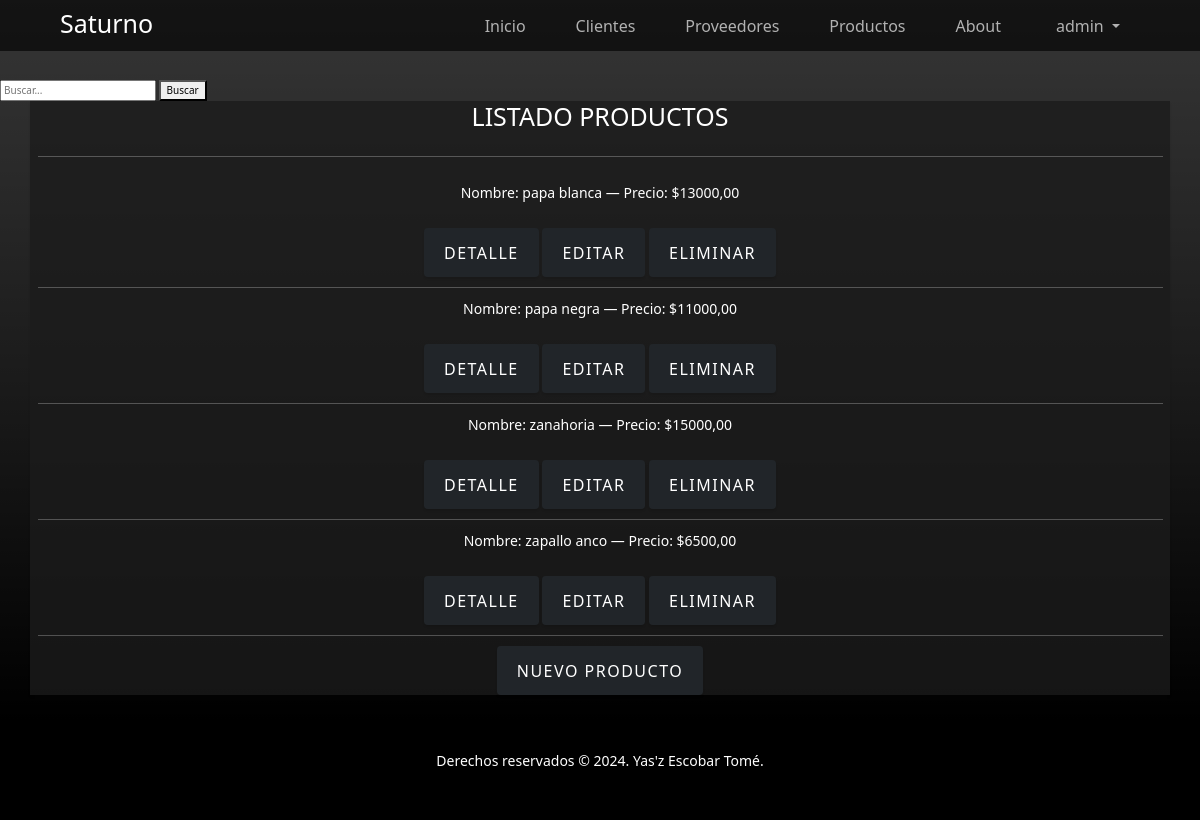
The app's page /productos (signed in), older data.
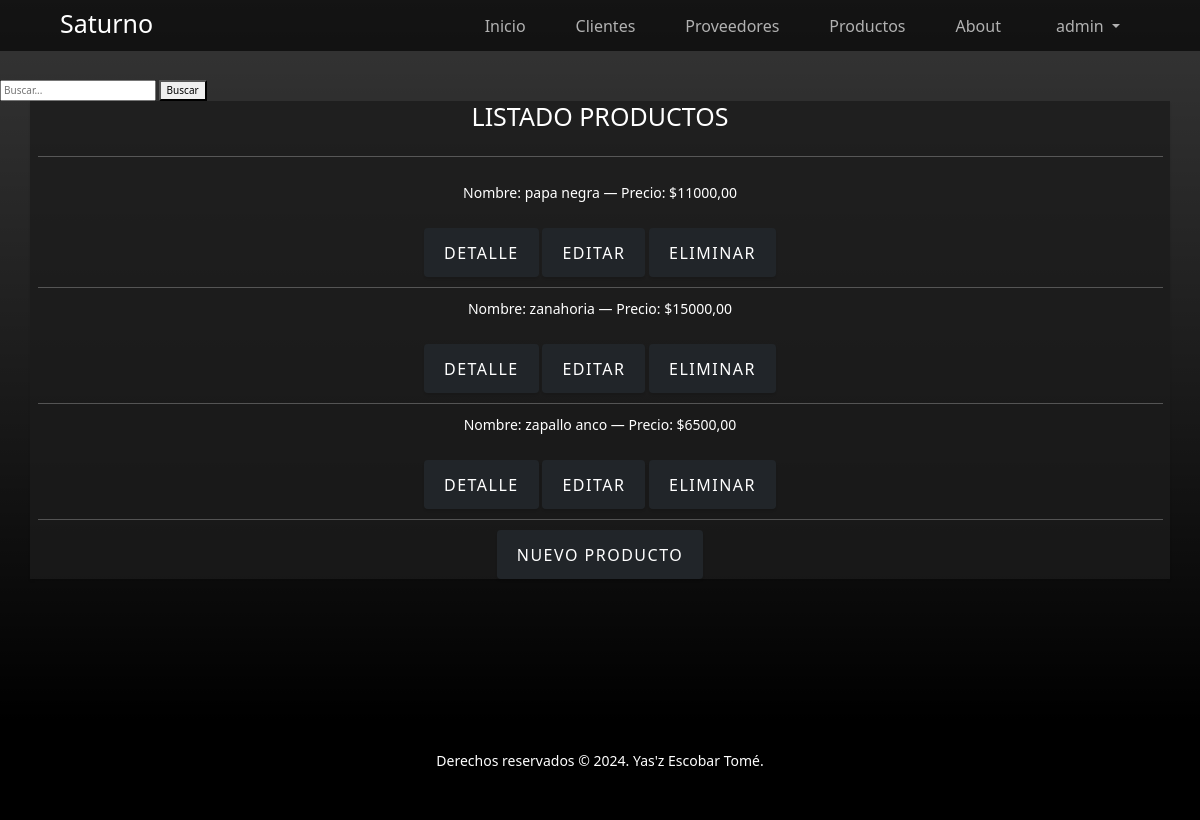
The same page, newer data.
### appcuentas/models.py (models this page shows, shortened)
class Producto(models.Model):
    nombre = models.CharField(max_length=30)
    precio = models.DecimalField(default=0.0, decimal_places=2, max_digits=10)

### appcuentas/views.py (the view)
# urls.py: path('productos', views.ProductoListView.as_view(), name='productos'),
class ProductoListView(LoginRequiredMixin, ListView):
    model = Producto
    context_object_name = 'productos'
    template_name = 'appcuentas/listar-productos.html'

### appcuentas/templates/appcuentas/listar-productos.html (shortened to what this page needs)
{% extends "appcuentas/base.html" %}
{% block main %}
<main class="page-section">
    {% block busqueda %}
        {% include 'appcuentas/busqueda.html' with page='productos' %}
    {% endblock busqueda %}
    <section class="container text-white text-center">
        <h1 class="pb-4">LISTADO PRODUCTOS</h1>
        <hr>
        <br>
        {% for producto in productos %}
            <p>Nombre: {{producto.nombre}} — Precio: ${{producto.precio}}</p>
            <br>
            <p class="botones">
                <a class="btn btn-dark" href="{% url 'ver-producto' producto.pk %}">Detalle</a>
                {% if request.user.is_superuser %}
                    <a class="btn btn-dark" href="{% url 'editar-producto' producto.pk %}">Editar</a>
                    <a class="btn btn-dark" href="{% url 'eliminar-producto' producto.pk %}">Eliminar</a>
                {% endif %}
            </p>
            <hr>
        {% endfor %}
        {% if request.user.is_superuser %}
            <a class="btn btn-dark" href="{% url 'nuevo-producto' %}">Nuevo Producto</a>
        {% endif %}
        </section>
    </main>
{% endblock %}

Row changes from the older to the newer data that the page shows:
removed Producto: nombre "papa blanca", precio "13000,00"
